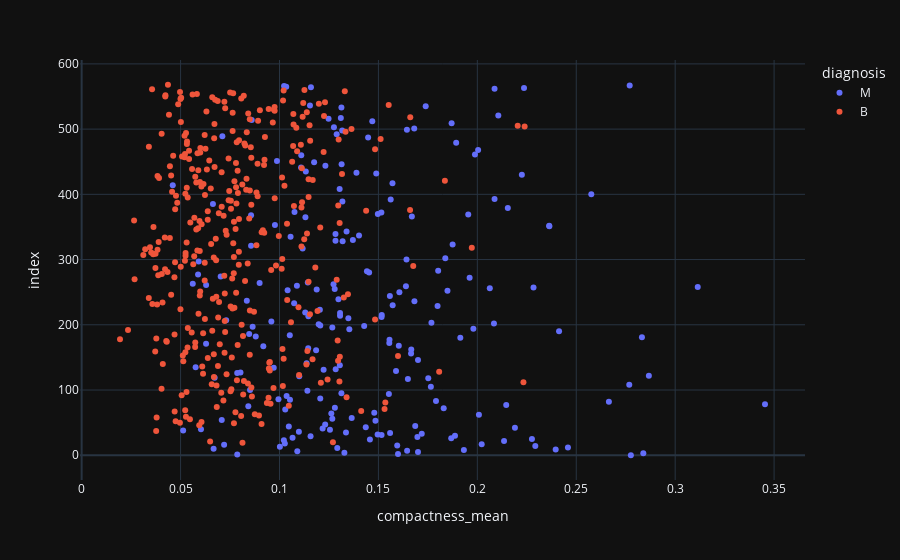
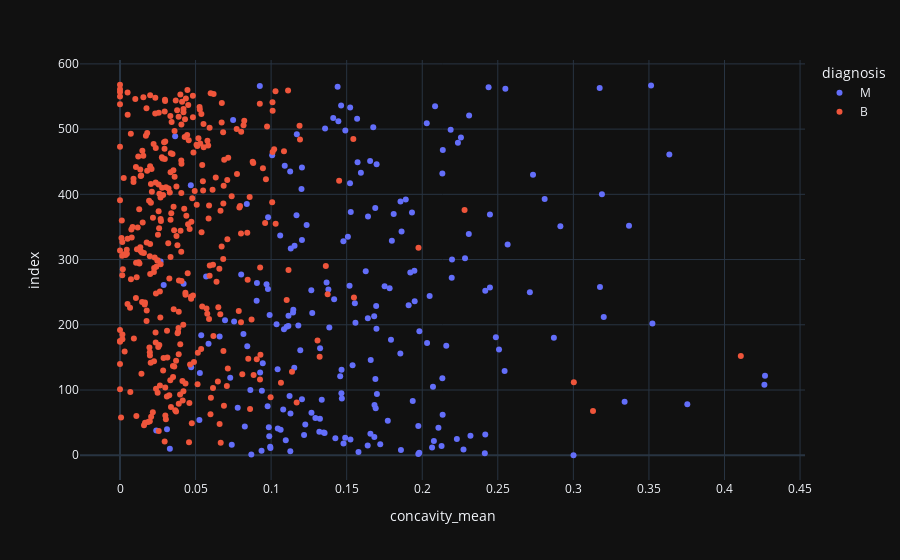
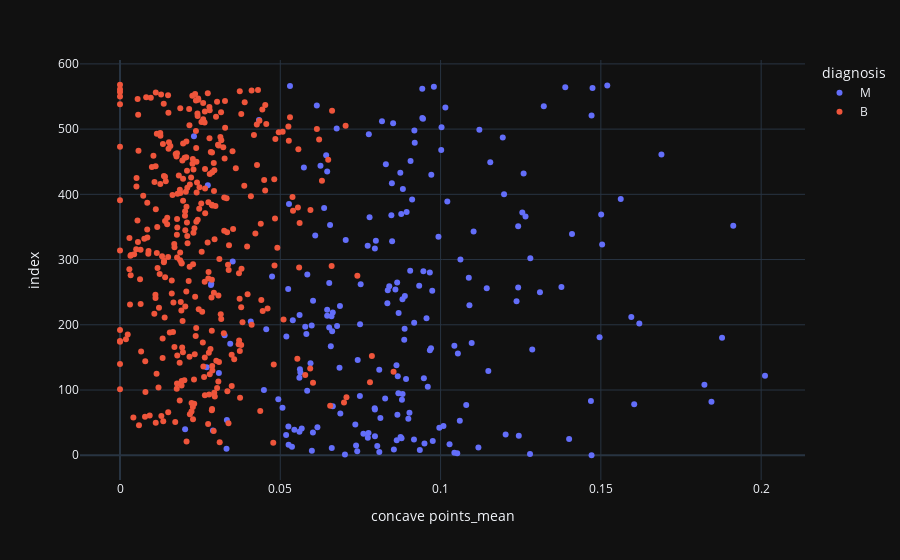

Notebook cell for these charts, in order:
### Code cell
for column in X.columns[5:10]:
    fig=px.scatter(df,x=column,color=y)
    fig.show()

### Figure 1 — Plotly figure (JSON) as saved in the notebook; plotly's stock layout.template omitted (floating-point values rounded to 4 significant figures; data arrays with more than 128 entries replaced by an {"elided": "..."} marker saying what was removed)
{"data": [{"hovertemplate": "diagnosis=M<br>compactness_mean=%{x}<br>index=%{y}<extra></extra>", "legendgroup": "M", "marker": {"color": "#636efa", "symbol": "circle"}, "mode": "markers", "name": "M", "orientation": "h", "showlegend": true, "x": {"elided": "212 float values"}, "xaxis": "x", "y": {"elided": "212 int values"}, "yaxis": "y", "type": "scatter"}, {"hovertemplate": "diagnosis=B<br>compactness_mean=%{x}<br>index=%{y}<extra></extra>", "legendgroup": "B", "marker": {"color": "#EF553B", "symbol": "circle"}, "mode": "markers", "name": "B", "orientation": "h", "showlegend": true, "x": {"elided": "357 float values"}, "xaxis": "x", "y": {"elided": "357 int values"}, "yaxis": "y", "type": "scatter"}], "layout": {"xaxis": {"anchor": "y", "domain": [0.0, 1.0], "title": {"text": "compactness_mean"}}, "yaxis": {"anchor": "x", "domain": [0.0, 1.0], "title": {"text": "index"}}, "legend": {"title": {"text": "diagnosis"}, "tracegroupgap": 0}, "margin": {"t": 60}}}

### Figure 2 — Plotly figure (JSON) as saved in the notebook; plotly's stock layout.template omitted (floating-point values rounded to 4 significant figures; data arrays with more than 128 entries replaced by an {"elided": "..."} marker saying what was removed)
{"data": [{"hovertemplate": "diagnosis=M<br>concavity_mean=%{x}<br>index=%{y}<extra></extra>", "legendgroup": "M", "marker": {"color": "#636efa", "symbol": "circle"}, "mode": "markers", "name": "M", "orientation": "h", "showlegend": true, "x": {"elided": "212 float values"}, "xaxis": "x", "y": {"elided": "212 int values"}, "yaxis": "y", "type": "scatter"}, {"hovertemplate": "diagnosis=B<br>concavity_mean=%{x}<br>index=%{y}<extra></extra>", "legendgroup": "B", "marker": {"color": "#EF553B", "symbol": "circle"}, "mode": "markers", "name": "B", "orientation": "h", "showlegend": true, "x": {"elided": "357 float values"}, "xaxis": "x", "y": {"elided": "357 int values"}, "yaxis": "y", "type": "scatter"}], "layout": {"xaxis": {"anchor": "y", "domain": [0.0, 1.0], "title": {"text": "concavity_mean"}}, "yaxis": {"anchor": "x", "domain": [0.0, 1.0], "title": {"text": "index"}}, "legend": {"title": {"text": "diagnosis"}, "tracegroupgap": 0}, "margin": {"t": 60}}}

### Figure 3 — Plotly figure (JSON) as saved in the notebook; plotly's stock layout.template omitted (floating-point values rounded to 4 significant figures; data arrays with more than 128 entries replaced by an {"elided": "..."} marker saying what was removed)
{"data": [{"hovertemplate": "diagnosis=M<br>concave points_mean=%{x}<br>index=%{y}<extra></extra>", "legendgroup": "M", "marker": {"color": "#636efa", "symbol": "circle"}, "mode": "markers", "name": "M", "orientation": "h", "showlegend": true, "x": {"elided": "212 float values"}, "xaxis": "x", "y": {"elided": "212 int values"}, "yaxis": "y", "type": "scatter"}, {"hovertemplate": "diagnosis=B<br>concave points_mean=%{x}<br>index=%{y}<extra></extra>", "legendgroup": "B", "marker": {"color": "#EF553B", "symbol": "circle"}, "mode": "markers", "name": "B", "orientation": "h", "showlegend": true, "x": {"elided": "357 float values"}, "xaxis": "x", "y": {"elided": "357 int values"}, "yaxis": "y", "type": "scatter"}], "layout": {"xaxis": {"anchor": "y", "domain": [0.0, 1.0], "title": {"text": "concave points_mean"}}, "yaxis": {"anchor": "x", "domain": [0.0, 1.0], "title": {"text": "index"}}, "legend": {"title": {"text": "diagnosis"}, "tracegroupgap": 0}, "margin": {"t": 60}}}
